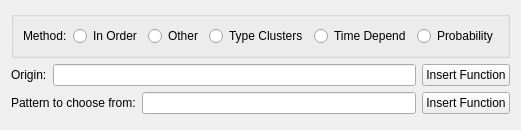
    <widget class="QWidget" name="getPatternPage">
      <layout class="QVBoxLayout" name="getPatternFormLayout">        
        <item>
        <widget class="QGroupBox" name="getPatternMethodGroup">
        <property name="sizePolicy"><sizepolicy hsizetype="Preferred" vsizetype="Fixed">
            <horstretch>0</horstretch><verstretch>0</verstretch>
        </sizepolicy></property>
        <layout class="QHBoxLayout" name="getPatternMethodLayout">
            <item>
                <widget class="QLabel" name="getPatternMethodLabel">
                <property name="text">
                <string>Method:</string>
                </property>
                </widget>
            </item>
            <item>
                <widget class="QRadioButton" name="getPatternMethodInOrder">
                <property name="text">
                    <string>In Order</string>
                </property>
                </widget>
            </item>
            <item>
                <widget class="QRadioButton" name="getPatternMethodOther">
                <property name="text">
                    <string>Other</string>
                </property>
                </widget>
            </item>
            <item>
                <widget class="QRadioButton" name="getPatternMethodTypeClusters">
                <property name="text">
                    <string>Type Clusters</string>
                </property>
                </widget>
            </item>
            <item>
                <widget class="QRadioButton" name="getPatternMethodTimeDepend">
                <property name="text">
                    <string>Time Depend</string>
                </property>
                </widget>
            </item>
            <item>
                <widget class="QRadioButton" name="getPatternMethodProbability">
                <property name="text">
                    <string>Probability</string>
                </property>
                </widget>
            </item>
        </layout>
        </widget>
        </item>
        <item>
        <layout class="QHBoxLayout" name="getPatternOriginFormLayout">
            <item>
                <widget class="QLabel" name="getPatternOriginLabel">
                <property name="text">
                <string>Origin:</string>
                </property>
                </widget>
            </item>
            <item>
                <widget class="QLineEdit" name="getPatternOriginEdit"/>
            </item>
            <item>
                <widget class="QPushButton" name="getPatternOriginInsertFn">
                <property name="text">
                    <string>Insert Function</string>
                </property>
                </widget>
            </item>
        </layout>
        </item>
        <item>
        <layout class="QHBoxLayout" name="getPatternChooseFormLayout">
            <item>
                <widget class="QLabel" name="getPatternChooseLabel">
                <property name="text">
                <string>Pattern to choose from:</string>
                </property>
                </widget>
            </item>
            <item>
                <widget class="QLineEdit" name="getPatternChooseEdit"/>
            </item>
            <item>
                <widget class="QPushButton" name="getPatternChooseInsertFn">
                <property name="text">
                    <string>Insert Function</string>
                </property>
                </widget>
            </item>
        </layout>
        </item>
        <item><spacer name="verticalSpacer_15">
            <property name="orientation"><enum>Qt::Vertical</enum></property>
            <property name="sizeHint" stdset="0"><size><width>5</width><height>5</height></size></property>
        </spacer></item>      
      </layout>       
    </widget>
